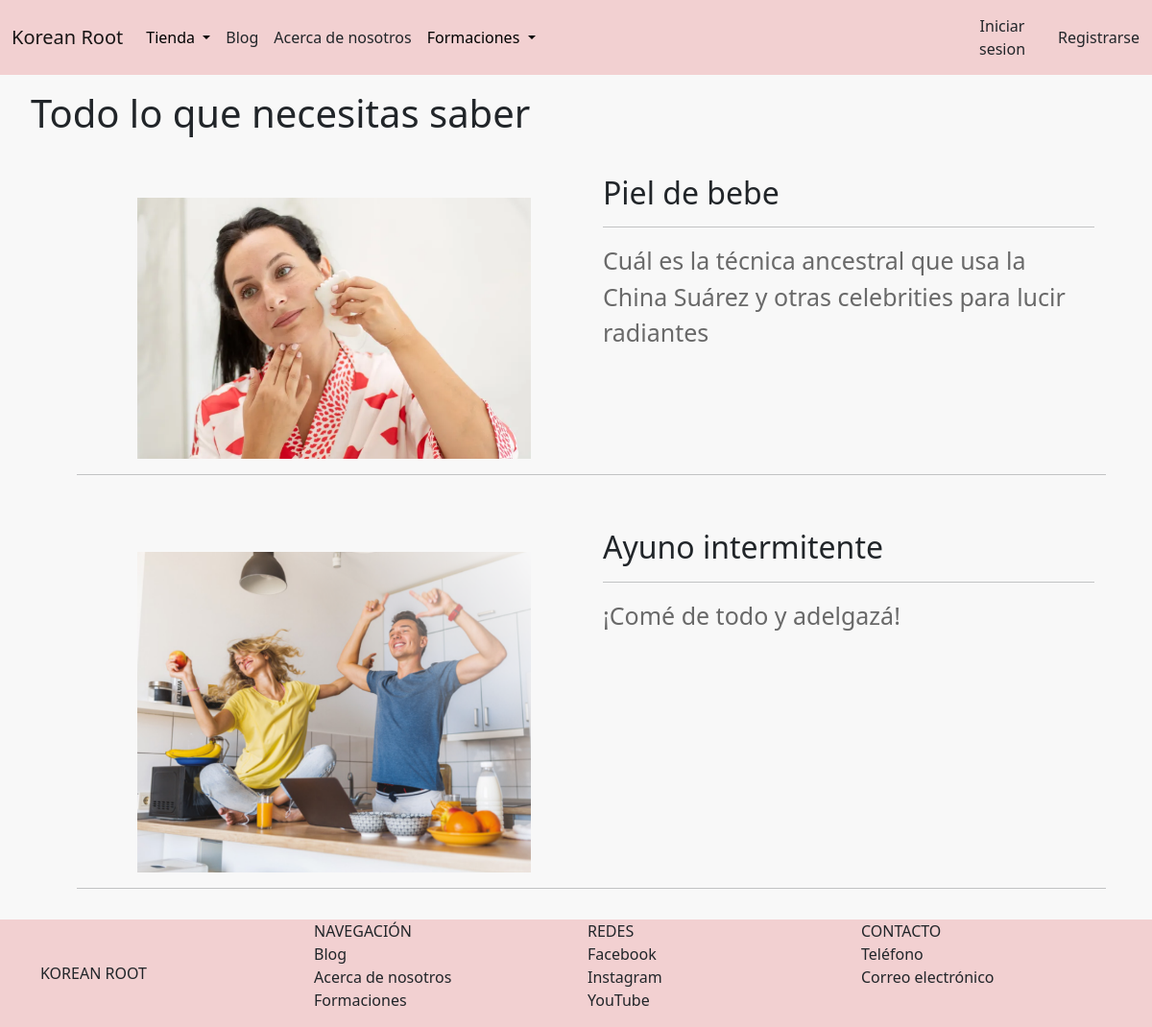
The page /blog/listablog/ on the database as committed earlier.
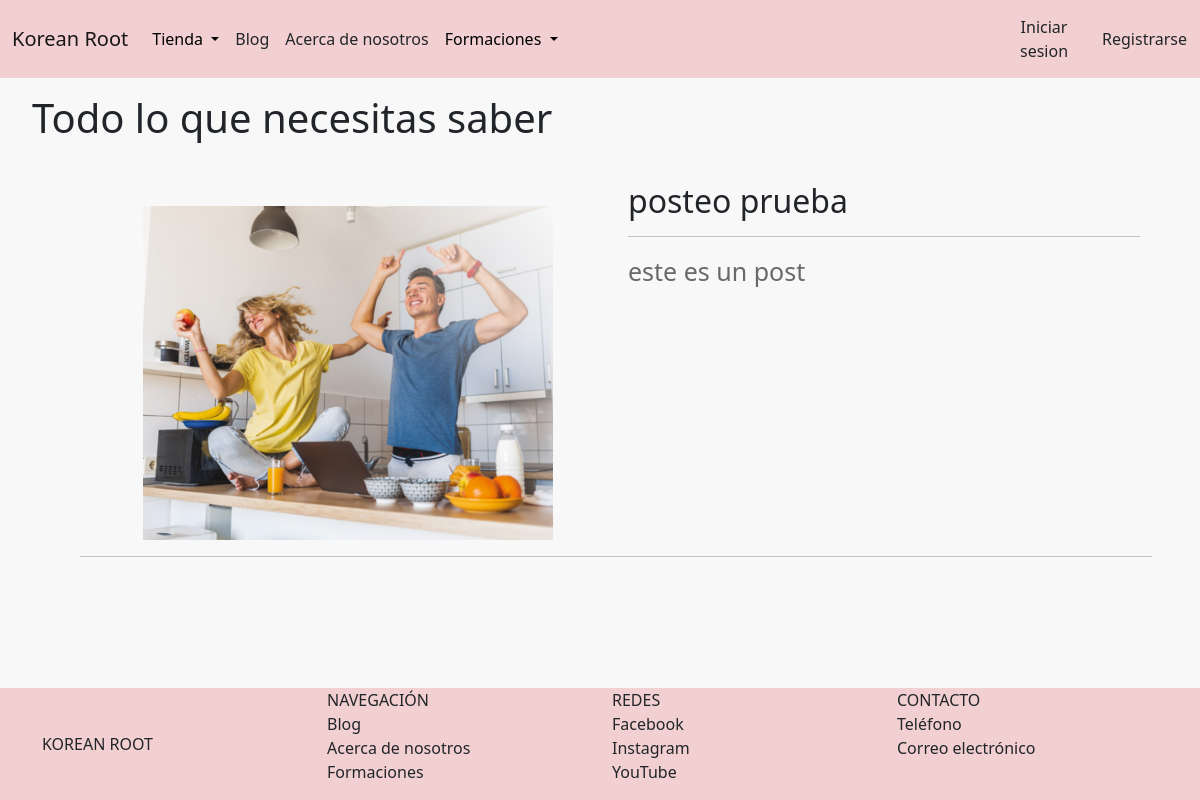
The same page on the database as committed later.
### AppBlog/models.py (models this page shows, shortened)
class Post(models.Model):
    titulo = models.CharField(max_length=70)
    subtitulo = models.CharField(max_length=140)
    cuerpo = RichTextField(blank = True, null = True)
    fecha_creacion = models.DateTimeField()
    autor = models.CharField(max_length=50)
    img_portada = models.ImageField(upload_to='portadas_blog', null=True, blank=True)
    img_miniatura = models.ImageField(upload_to='miniaturas_blog', null=True, blank=True)
    fuente = models.CharField(max_length=20, null= True, blank= True)
    link_noticia = models.CharField(max_length=255, null= True, blank= True)

### AppBlog/views.py (the view)
# urls.py: path('listablog/', publicaciones, name='lista_publicaciones'),
def publicaciones(request):
    lista_publicaciones = Post.objects.all().order_by('-id')
    if lista_publicaciones.count() > 0:
        return render(request, 'AppBlog/listaPublicaciones.html', {'publicaciones': lista_publicaciones})
    else:
        messages.error(request, 'Aún no hay publicaciones en el blog.')
        return render(request, 'AppBlog/listaPublicaciones.html')

### AppBlog/templates/AppBlog/listaPublicaciones.html (shortened to what this page needs)
{% extends 'AppTienda/padre.html' %}
{% load static %}
{% block contenidoQueCambia %}
    <div style="border-bottom: 2%; border-top: 2%;">
        <ul>
            {% if publicaciones %}
                <h1 style="margin-top: 1rem; margin-bottom: 1rem;">Todo lo que necesitas saber</h1>
                {% for publicacion in publicaciones %}
                    <div class="row" style="margin-bottom: 1rem; margin-left: 3rem; margin-right: 3rem;">
                        <div class="col-6">
                            <div
                            style=
                            "margin-top: 3rem;
                            display: block;
                            align-items: center;
                            width: auto;"
                            >
                            {% if publicacion.img_miniatura %}
                                <img
                                src="{{ publicacion.img_miniatura.url }}"
                                alt=""
                                style=
                                "display: block;
                                margin-left: auto;
                                margin-right: auto;
                                max-width: 80%;
                                max-height: 25rem;"
                                >
                            {% endif %}
                            </div>
                        </div>
                        <div class="col-6" style="margin-top: 1.5rem;">
                            <a href="{% url 'blog:publicacion_detalle' id=publicacion.id %}" style="text-decoration: none; color:inherit;"><h2>{{publicacion.titulo}}</h2></a>
                            <hr>
                        <p style="font-size: 25px; color: rgb(105, 105, 105);">{{publicacion.subtitulo}}</p>
                        </div>
                        <hr style="margin-top: 1rem;">
                    </div>
                {% endfor %}
            {% endif %}
        </ul>
    </div>
{% endblock %}

Rows that differ between the two databases and show on the page:
removed Post: img_miniatura (picture), titulo "Piel de bebe", subtitulo "Cuál es la técnica ancestral que usa la China Suárez y otras celebrities para lucir radiantes"
removed Post: img_miniatura (picture), titulo "Ayuno intermitente", subtitulo "¡Comé de todo y adelgazá!"
added Post: img_miniatura (picture), titulo "posteo prueba", subtitulo "este es un post"
